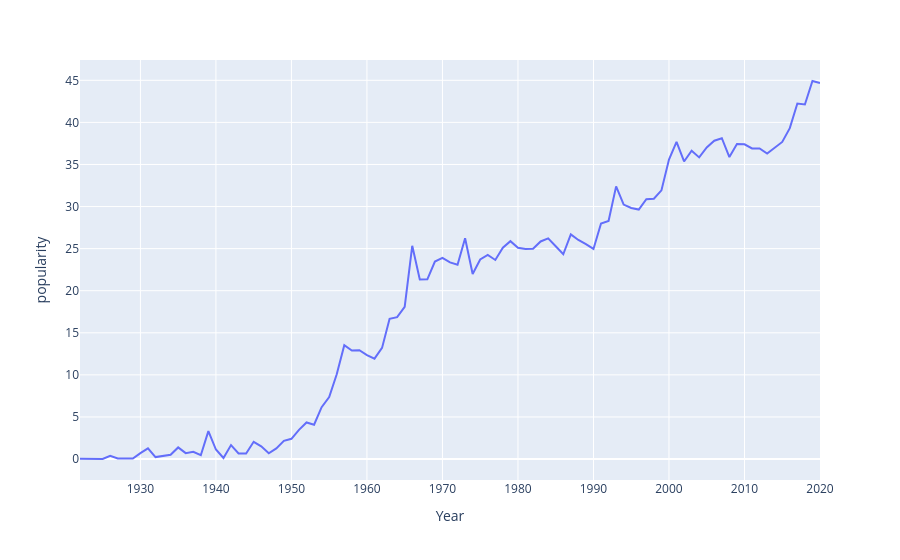

The notebook cell this image was saved under:
### Code cell
fig = px.line(df_n, x = "Year",y = "popularity")
fig
